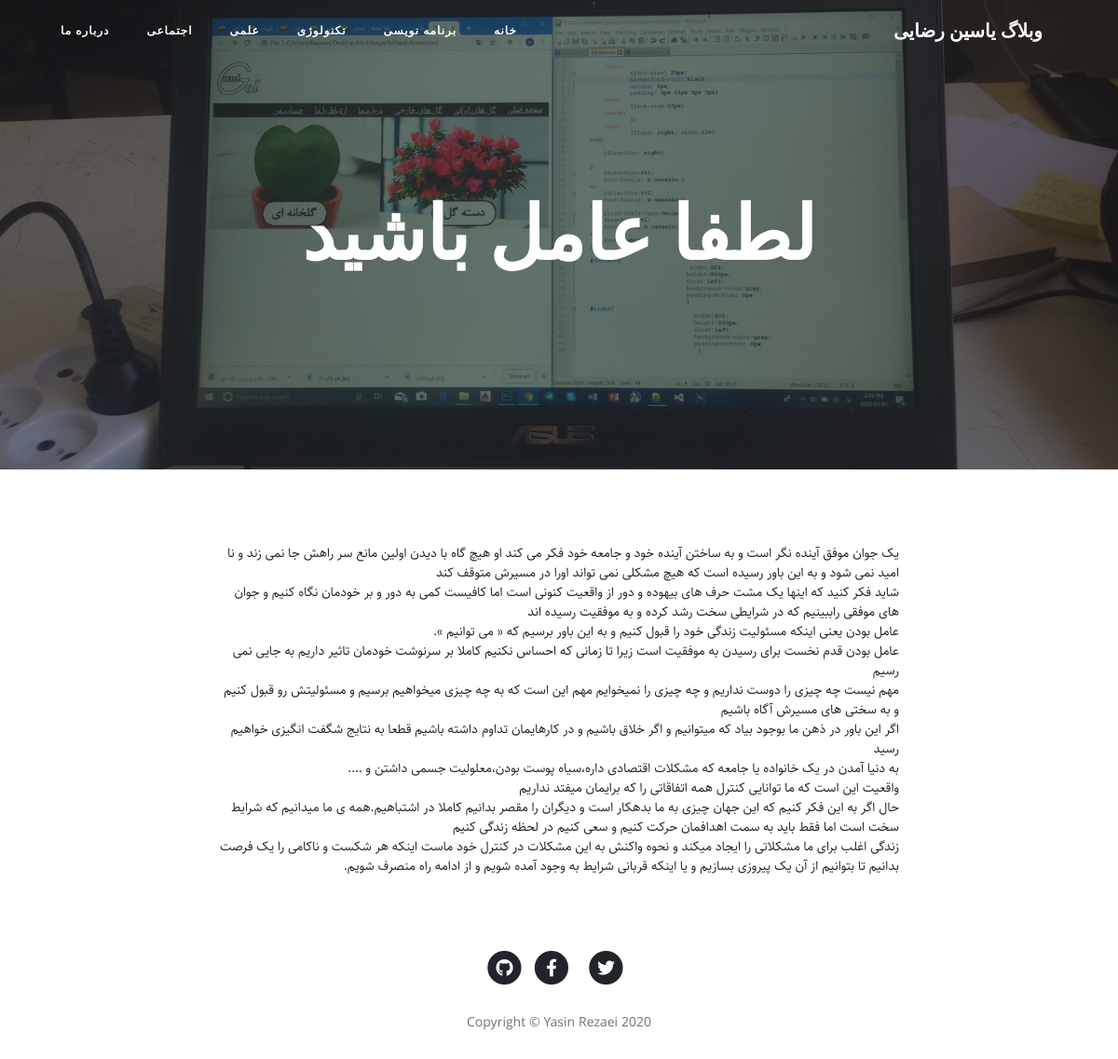
The app's page /article/be_active with its own data.
### blog/models.py (models this page shows, shortened)
class Category(models.Model):
    title=models.CharField(max_length=100,verbose_name="عنوان دسته بندی")
    slug=models.SlugField(max_length=100,unique=True,verbose_name="آدرس دسته بندی")
    status=models.BooleanField(default=True,verbose_name="آیا نمایش داده شود؟")
    position=models.IntegerField(verbose_name="پوزیشن")
    class Meta:
        verbose_name="دسته بندی"
        verbose_name_plural="دسته بندی ها"
        ordering=['position']

class Article(models.Model):
    STATUS_CHOICES=(
        ('d','پیش نویس'),
        ('p','منتشر شده'),
    )
    title=models.CharField(max_length=100,verbose_name="عنوان مقاله")
    slug=models.SlugField(max_length=100,unique=True,verbose_name="آدرس مقاله")
    writer=models.ManyToManyField(Writer,verbose_name="نویسنده")
    category=models.ManyToManyField(Category,verbose_name="دسته بندی",related_name="articles")
    description=models.TextField(verbose_name="محتوا")
    thumbnail=models.ImageField(upload_to="images",verbose_name="تصویر")
    publish=models.DateTimeField(default=timezone.now,verbose_name="زمان انتشار")
    created=models.DateTimeField(auto_now_add=True)
    updated=models.DateTimeField(auto_now=True)
    status=models.CharField(max_length=1,choices=STATUS_CHOICES,verbose_name="وضعیت")
    class Meta:
        verbose_name="مقاله"
        verbose_name_plural="مقالات"
        ordering=['-publish']
    def jpublish(self):
        return jalali_converter(self.publish)
    jpublish.short_description="زمان انتشار"

### blog/views.py (the view)
# urls.py: path('article/<slug:slug>',detail,name="detail"),
def detail(request,slug):
    context={
        "article":get_object_or_404(Article,slug=slug,status="p")
        }
    return render(request,"blog/detail.html",context)

### blog/templatetags/base_tags.py (called while the page is built)
@register.simple_tag
def title():
    return "وبلاگ یاسین رضایی"

@register.inclusion_tag("blog/partials/category_navbar.html")
def category_navbar():
    return {
        "category":Category.objects.filter(status=True)
    }

### blog/templates/blog/detail.html (shortened to what this page needs)
{%extends 'blog/base.html'%}
{%block main%}
  <header class="masthead" style="background-image: url('{{article.thumbnail.url}}')">
    <div class="overlay"></div>
    <div class="container">
      <div class="row">
        <div class="col-lg-8 col-md-10 mx-auto">
          <div class="site-heading">
            <h1>{{article.title}}</h1>
          </div>
        </div>
      </div>
    </div>
  </header>
  <article>
    <div class="container">
      <div class="row">
        <div class="col-lg-8 col-md-10 mx-auto">
          {{article.description | linebreaks}}
          </div>
      </div>
    </div>
  </article>
{%endblock%}

### blog/templates/blog/partials/category_navbar.html
<div class="collapse navbar-collapse" id="navbarResponsive">
    <ul class="navbar-nav ml-auto">
      <li class="nav-item">
        <a class="nav-link" href="{%url 'blog:home'%}">خانه</a>
      </li>
      {%for cat in category %}
        <li class="nav-item">
          <a class="nav-link" href="{%url 'blog:category' cat.slug %}">{{cat.title}}</a>
        </li>
      {%endfor%}
      <li class="nav-item">
        <a class="nav-link" href="{%url 'blog:about'%}">درباره ما</a>
      </li>
    </ul>
  </div>

### blog/static/blog/css/rtl.css (style rules this page uses)
body { direction: rtl; text-align: right; font-family: "Sahel"; font-size: 14px; }
.navbar-nav { margin-left: initial !important; margin-right: auto; }

### records on screen
Category: title "برنامه نویسی"
Category: title "تکنولوژی"
Category: title "علمی"
Category: title "اجتماعی"
Article: thumbnail (picture), title "لطفا عامل باشید", description "یک جوان موفق آینده نگر است و به ساختن آینده خود و جامعه خود فکر می کند او هیچ گاه با دیدن اولین مانع سر راهش جا نمی زند و نا امید نمی شود و به این باور رسیده است که هیچ مشکلی نمی تواند اورا در مسیرش متوقف کند شاید فکر کنید که اینها یک مشت حرف های بیهوده و دور از واقعیت کنونی است اما کافیست کمی به دور و بر خودمان نگاه کنیم و جوان های موفقی راببینیم که در شرایطی سخت رشد کرده و به موفقیت رسیده اند عامل بودن یعنی اینکه مسئولیت زندگی خود را قبول کنیم و به این باور برسیم که « می توانیم ». عامل بودن قدم نخست برای رسیدن به موفقیت است زیرا تا زمانی که احساس نکنیم کاملا بر سرنوشت خودمان تاثیر داریم به جایی نمی رسیم مهم نیست چه چیزی را دوست نداریم و چه چیزی را نمیخوایم مهم این است که به چه چیزی…"
